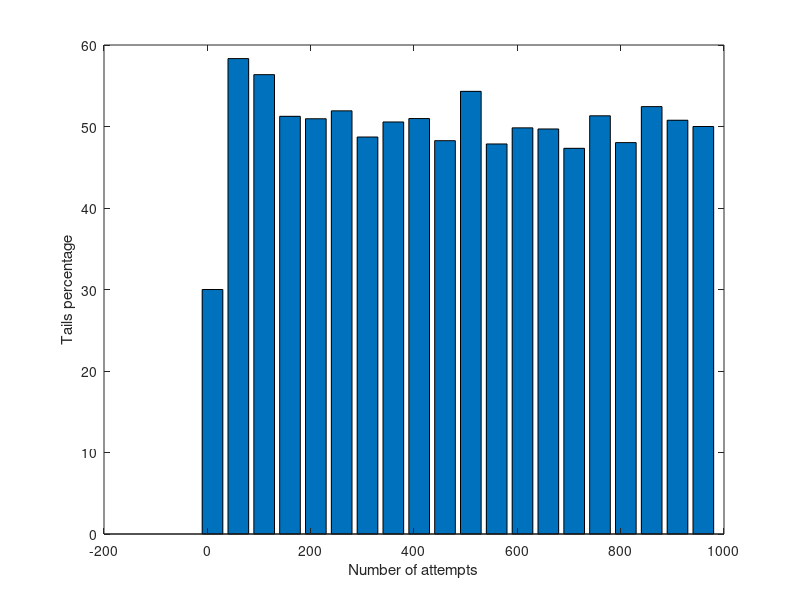

This figure's MATLAB source:

ns = 10:50:1000
tailsPercentages = zeros(1, length(ns))
for i= 1:length(ns)
    tails = zeros(1, length(ns))
    for j = 1:ns(i)
       temp = rand
       if temp > 0.5
           tails(j) = temp
       else
           heads(j) = temp
       end
    end
    tails = tails(tails~=0)
    tailsPercentages(i) = (length(tails) / ns(i)) * 100
end
bar(ns, tailsPercentages)
xlabel('Number of attempts')
ylabel('Tails percentage')

